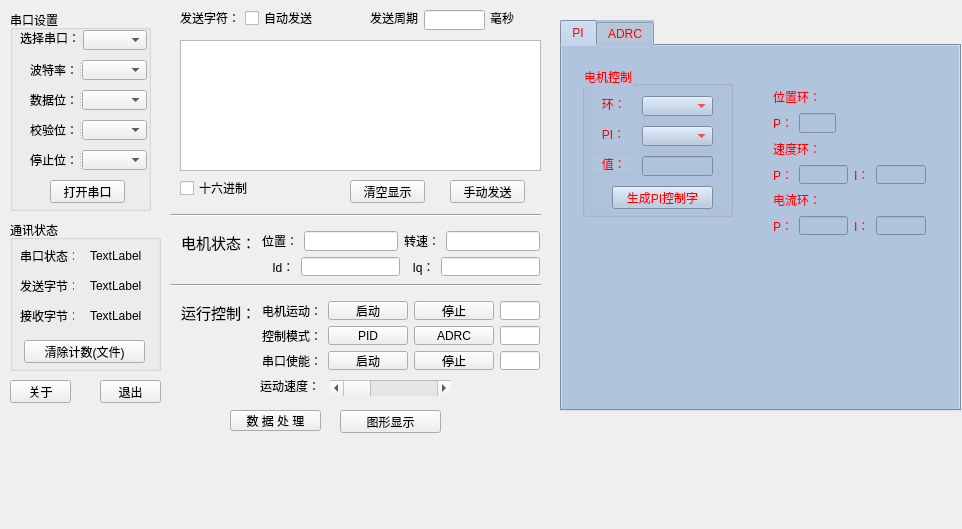
<?xml version="1.0" encoding="UTF-8"?>
<ui version="4.0">
 <class>MainWindow</class>
 <widget class="QMainWindow" name="MainWindow">
  <property name="geometry">
   <rect>
    <x>0</x>
    <y>0</y>
    <width>962</width>
    <height>529</height>
   </rect>
  </property>
  <property name="windowTitle">
   <string>同济大学电机调试</string>
  </property>
  <property name="windowIcon">
   <iconset>
    <normalon>:/files/image/19.ICO</normalon>
   </iconset>
  </property>
  <property name="autoFillBackground">
   <bool>true</bool>
  </property>
  <property name="toolButtonStyle">
   <enum>Qt::ToolButtonIconOnly</enum>
  </property>
  <property name="animated">
   <bool>true</bool>
  </property>
  <property name="dockOptions">
   <set>QMainWindow::AllowTabbedDocks|QMainWindow::AnimatedDocks</set>
  </property>
  <widget class="QWidget" name="centralWidget">
   <widget class="QTextEdit" name="edtSendText">
    <property name="geometry">
     <rect>
      <x>180</x>
      <y>40</y>
      <width>361</width>
      <height>131</height>
     </rect>
    </property>
   </widget>
   <widget class="QGroupBox" name="groupBox">
    <property name="geometry">
     <rect>
      <x>10</x>
      <y>10</y>
      <width>141</width>
      <height>201</height>
     </rect>
    </property>
    <property name="title">
     <string>串口设置</string>
    </property>
    <widget class="QPushButton" name="butOpenSerialPort">
     <property name="geometry">
      <rect>
       <x>40</x>
       <y>170</y>
       <width>75</width>
       <height>23</height>
      </rect>
     </property>
     <property name="text">
      <string>打开串口</string>
     </property>
    </widget>
    <widget class="QLabel" name="label">
     <property name="geometry">
      <rect>
       <x>10</x>
       <y>20</y>
       <width>60</width>
       <height>16</height>
      </rect>
     </property>
     <property name="text">
      <string>选择串口：</string>
     </property>
    </widget>
    <widget class="QComboBox" name="cmbSerialPortName">
     <property name="geometry">
      <rect>
       <x>73</x>
       <y>20</y>
       <width>64</width>
       <height>20</height>
      </rect>
     </property>
    </widget>
    <widget class="QSplitter" name="splitter_2">
     <property name="geometry">
      <rect>
       <x>20</x>
       <y>50</y>
       <width>117</width>
       <height>20</height>
      </rect>
     </property>
     <property name="orientation">
      <enum>Qt::Horizontal</enum>
     </property>
     <widget class="QLabel" name="label_2">
      <property name="text">
       <string>波特率：</string>
      </property>
      <property name="alignment">
       <set>Qt::AlignRight|Qt::AlignTrailing|Qt::AlignVCenter</set>
      </property>
     </widget>
     <widget class="QComboBox" name="cmbBaudRate"/>
    </widget>
    <widget class="QSplitter" name="splitter_3">
     <property name="geometry">
      <rect>
       <x>20</x>
       <y>80</y>
       <width>117</width>
       <height>20</height>
      </rect>
     </property>
     <property name="orientation">
      <enum>Qt::Horizontal</enum>
     </property>
     <widget class="QLabel" name="label_3">
      <property name="text">
       <string>数据位：</string>
      </property>
      <property name="alignment">
       <set>Qt::AlignRight|Qt::AlignTrailing|Qt::AlignVCenter</set>
      </property>
     </widget>
     <widget class="QComboBox" name="cmbDatabit"/>
    </widget>
    <widget class="QSplitter" name="splitter_4">
     <property name="geometry">
      <rect>
       <x>20</x>
       <y>110</y>
       <width>117</width>
       <height>20</height>
      </rect>
     </property>
     <property name="orientation">
      <enum>Qt::Horizontal</enum>
     </property>
     <widget class="QLabel" name="label_4">
      <property name="text">
       <string>校验位：</string>
      </property>
      <property name="alignment">
       <set>Qt::AlignRight|Qt::AlignTrailing|Qt::AlignVCenter</set>
      </property>
     </widget>
     <widget class="QComboBox" name="cmbVeritybit"/>
    </widget>
    <widget class="QSplitter" name="splitter_5">
     <property name="geometry">
      <rect>
       <x>20</x>
       <y>140</y>
       <width>117</width>
       <height>20</height>
      </rect>
     </property>
     <property name="orientation">
      <enum>Qt::Horizontal</enum>
     </property>
     <widget class="QLabel" name="label_5">
      <property name="text">
       <string>停止位：</string>
      </property>
      <property name="alignment">
       <set>Qt::AlignRight|Qt::AlignTrailing|Qt::AlignVCenter</set>
      </property>
     </widget>
     <widget class="QComboBox" name="cmbStopbit"/>
    </widget>
   </widget>
   <widget class="QGroupBox" name="groupBox_2">
    <property name="geometry">
     <rect>
      <x>10</x>
      <y>220</y>
      <width>151</width>
      <height>151</height>
     </rect>
    </property>
    <property name="title">
     <string>通讯状态</string>
    </property>
    <widget class="QLabel" name="label_10">
     <property name="geometry">
      <rect>
       <x>10</x>
       <y>30</y>
       <width>54</width>
       <height>12</height>
      </rect>
     </property>
     <property name="text">
      <string>串口状态：</string>
     </property>
    </widget>
    <widget class="QLabel" name="label_11">
     <property name="geometry">
      <rect>
       <x>10</x>
       <y>60</y>
       <width>54</width>
       <height>12</height>
      </rect>
     </property>
     <property name="text">
      <string>发送字节：</string>
     </property>
    </widget>
    <widget class="QLabel" name="label_12">
     <property name="geometry">
      <rect>
       <x>10</x>
       <y>90</y>
       <width>54</width>
       <height>12</height>
      </rect>
     </property>
     <property name="text">
      <string>接收字节：</string>
     </property>
    </widget>
    <widget class="QLabel" name="lblSerialPortStatus">
     <property name="geometry">
      <rect>
       <x>80</x>
       <y>30</y>
       <width>54</width>
       <height>12</height>
      </rect>
     </property>
     <property name="text">
      <string>TextLabel</string>
     </property>
    </widget>
    <widget class="QLabel" name="lblSendNum">
     <property name="geometry">
      <rect>
       <x>80</x>
       <y>60</y>
       <width>54</width>
       <height>12</height>
      </rect>
     </property>
     <property name="text">
      <string>TextLabel</string>
     </property>
    </widget>
    <widget class="QLabel" name="lblReceiveNum">
     <property name="geometry">
      <rect>
       <x>80</x>
       <y>90</y>
       <width>54</width>
       <height>12</height>
      </rect>
     </property>
     <property name="text">
      <string>TextLabel</string>
     </property>
    </widget>
    <widget class="QPushButton" name="butClearNum">
     <property name="geometry">
      <rect>
       <x>14</x>
       <y>120</y>
       <width>121</width>
       <height>23</height>
      </rect>
     </property>
     <property name="text">
      <string>清除计数(文件)</string>
     </property>
    </widget>
   </widget>
   <widget class="QLabel" name="label_6">
    <property name="geometry">
     <rect>
      <x>180</x>
      <y>10</y>
      <width>60</width>
      <height>16</height>
     </rect>
    </property>
    <property name="text">
     <string>发送字符：</string>
    </property>
   </widget>
   <widget class="QLabel" name="label_7">
    <property name="geometry">
     <rect>
      <x>370</x>
      <y>10</y>
      <width>48</width>
      <height>16</height>
     </rect>
    </property>
    <property name="text">
     <string>发送周期</string>
    </property>
   </widget>
   <widget class="QLabel" name="label_8">
    <property name="geometry">
     <rect>
      <x>490</x>
      <y>10</y>
      <width>24</width>
      <height>16</height>
     </rect>
    </property>
    <property name="text">
     <string>毫秒</string>
    </property>
   </widget>
   <widget class="QLineEdit" name="edtSendCycle">
    <property name="enabled">
     <bool>true</bool>
    </property>
    <property name="geometry">
     <rect>
      <x>424</x>
      <y>10</y>
      <width>61</width>
      <height>20</height>
     </rect>
    </property>
    <property name="text">
     <string comment="可输入1~100000的整数"/>
    </property>
    <property name="alignment">
     <set>Qt::AlignCenter</set>
    </property>
   </widget>
   <widget class="QCheckBox" name="chkAutoSend">
    <property name="geometry">
     <rect>
      <x>245</x>
      <y>10</y>
      <width>71</width>
      <height>16</height>
     </rect>
    </property>
    <property name="text">
     <string>自动发送</string>
    </property>
   </widget>
   <widget class="QPushButton" name="butClearSendText">
    <property name="geometry">
     <rect>
      <x>350</x>
      <y>180</y>
      <width>75</width>
      <height>23</height>
     </rect>
    </property>
    <property name="text">
     <string>清空显示</string>
    </property>
   </widget>
   <widget class="QPushButton" name="butSendData">
    <property name="geometry">
     <rect>
      <x>450</x>
      <y>180</y>
      <width>75</width>
      <height>23</height>
     </rect>
    </property>
    <property name="text">
     <string>手动发送</string>
    </property>
   </widget>
   <widget class="QCheckBox" name="chkSendHex">
    <property name="geometry">
     <rect>
      <x>180</x>
      <y>180</y>
      <width>71</width>
      <height>16</height>
     </rect>
    </property>
    <property name="text">
     <string>十六进制</string>
    </property>
   </widget>
   <widget class="Line" name="line1">
    <property name="geometry">
     <rect>
      <x>170</x>
      <y>200</y>
      <width>371</width>
      <height>31</height>
     </rect>
    </property>
    <property name="orientation">
     <enum>Qt::Horizontal</enum>
    </property>
   </widget>
   <widget class="QPushButton" name="butAbout">
    <property name="geometry">
     <rect>
      <x>10</x>
      <y>380</y>
      <width>61</width>
      <height>23</height>
     </rect>
    </property>
    <property name="text">
     <string>关于</string>
    </property>
   </widget>
   <widget class="QPushButton" name="butExit">
    <property name="geometry">
     <rect>
      <x>100</x>
      <y>380</y>
      <width>61</width>
      <height>23</height>
     </rect>
    </property>
    <property name="text">
     <string>退出</string>
    </property>
   </widget>
   <widget class="QPushButton" name="butDataresolve">
    <property name="geometry">
     <rect>
      <x>230</x>
      <y>410</y>
      <width>91</width>
      <height>21</height>
     </rect>
    </property>
    <property name="text">
     <string>数 据 处 理</string>
    </property>
   </widget>
   <widget class="QPushButton" name="butDatashow">
    <property name="geometry">
     <rect>
      <x>340</x>
      <y>410</y>
      <width>101</width>
      <height>23</height>
     </rect>
    </property>
    <property name="text">
     <string>图形显示</string>
    </property>
   </widget>
   <widget class="QTabWidget" name="tabWidget">
    <property name="geometry">
     <rect>
      <x>560</x>
      <y>20</y>
      <width>401</width>
      <height>391</height>
     </rect>
    </property>
    <property name="autoFillBackground">
     <bool>false</bool>
    </property>
    <property name="styleSheet">
     <string notr="true">background-color:rgb(176,196,222);
color:red;

</string>
    </property>
    <property name="tabPosition">
     <enum>QTabWidget::North</enum>
    </property>
    <property name="currentIndex">
     <number>0</number>
    </property>
    <property name="movable">
     <bool>true</bool>
    </property>
    <widget class="QWidget" name="tab">
     <attribute name="title">
      <string>PI</string>
     </attribute>
     <widget class="QGroupBox" name="groupBox_3">
      <property name="geometry">
       <rect>
        <x>20</x>
        <y>20</y>
        <width>151</width>
        <height>151</height>
       </rect>
      </property>
      <property name="title">
       <string>电机控制</string>
      </property>
      <widget class="QComboBox" name="cmbCircle">
       <property name="geometry">
        <rect>
         <x>60</x>
         <y>30</y>
         <width>71</width>
         <height>20</height>
        </rect>
       </property>
      </widget>
      <widget class="QComboBox" name="cmbPI">
       <property name="geometry">
        <rect>
         <x>60</x>
         <y>60</y>
         <width>71</width>
         <height>20</height>
        </rect>
       </property>
      </widget>
      <widget class="QLineEdit" name="edtNum">
       <property name="geometry">
        <rect>
         <x>60</x>
         <y>90</y>
         <width>71</width>
         <height>20</height>
        </rect>
       </property>
       <property name="text">
        <string/>
       </property>
      </widget>
      <widget class="QLabel" name="label_15">
       <property name="geometry">
        <rect>
         <x>10</x>
         <y>30</y>
         <width>41</width>
         <height>16</height>
        </rect>
       </property>
       <property name="text">
        <string>   环：</string>
       </property>
      </widget>
      <widget class="QLabel" name="label_13">
       <property name="geometry">
        <rect>
         <x>10</x>
         <y>60</y>
         <width>41</width>
         <height>16</height>
        </rect>
       </property>
       <property name="text">
        <string>   PI：</string>
       </property>
      </widget>
      <widget class="QLabel" name="label_14">
       <property name="geometry">
        <rect>
         <x>10</x>
         <y>90</y>
         <width>41</width>
         <height>16</height>
        </rect>
       </property>
       <property name="text">
        <string>   值：</string>
       </property>
      </widget>
      <widget class="QPushButton" name="butControl">
       <property name="geometry">
        <rect>
         <x>30</x>
         <y>120</y>
         <width>101</width>
         <height>23</height>
        </rect>
       </property>
       <property name="text">
        <string>生成PI控制字</string>
       </property>
      </widget>
     </widget>
     <widget class="QWidget" name="layoutWidget">
      <property name="geometry">
       <rect>
        <x>200</x>
        <y>30</y>
        <width>175</width>
        <height>170</height>
       </rect>
      </property>
      <layout class="QVBoxLayout" name="verticalLayout_8">
       <item>
        <layout class="QVBoxLayout" name="verticalLayout_5">
         <item>
          <layout class="QHBoxLayout" name="horizontalLayout_8">
           <item>
            <widget class="QLabel" name="label_40">
             <property name="text">
              <string>位置环：</string>
             </property>
            </widget>
           </item>
           <item>
            <spacer name="horizontalSpacer">
             <property name="orientation">
              <enum>Qt::Horizontal</enum>
             </property>
             <property name="sizeHint" stdset="0">
              <size>
               <width>40</width>
               <height>20</height>
              </size>
             </property>
            </spacer>
           </item>
          </layout>
         </item>
         <item>
          <layout class="QHBoxLayout" name="horizontalLayout_9">
           <item>
            <widget class="QLabel" name="label_41">
             <property name="text">
              <string>P：</string>
             </property>
            </widget>
           </item>
           <item>
            <widget class="QLineEdit" name="edtShowPp"/>
           </item>
           <item>
            <spacer name="horizontalSpacer_4">
             <property name="orientation">
              <enum>Qt::Horizontal</enum>
             </property>
             <property name="sizeType">
              <enum>QSizePolicy::Minimum</enum>
             </property>
             <property name="sizeHint" stdset="0">
              <size>
               <width>90</width>
               <height>17</height>
              </size>
             </property>
            </spacer>
           </item>
          </layout>
         </item>
        </layout>
       </item>
       <item>
        <layout class="QVBoxLayout" name="verticalLayout_6">
         <item>
          <layout class="QHBoxLayout" name="horizontalLayout_10">
           <item>
            <widget class="QLabel" name="label_42">
             <property name="text">
              <string>速度环：</string>
             </property>
            </widget>
           </item>
           <item>
            <spacer name="horizontalSpacer_2">
             <property name="orientation">
              <enum>Qt::Horizontal</enum>
             </property>
             <property name="sizeHint" stdset="0">
              <size>
               <width>40</width>
               <height>20</height>
              </size>
             </property>
            </spacer>
           </item>
          </layout>
         </item>
         <item>
          <layout class="QHBoxLayout" name="horizontalLayout_11">
           <item>
            <widget class="QLabel" name="label_43">
             <property name="text">
              <string>P：</string>
             </property>
            </widget>
           </item>
           <item>
            <widget class="QLineEdit" name="edtShowVp"/>
           </item>
           <item>
            <widget class="QLabel" name="label_46">
             <property name="text">
              <string>I：</string>
             </property>
            </widget>
           </item>
           <item>
            <widget class="QLineEdit" name="edtShowVi"/>
           </item>
          </layout>
         </item>
        </layout>
       </item>
       <item>
        <layout class="QVBoxLayout" name="verticalLayout_7">
         <item>
          <layout class="QHBoxLayout" name="horizontalLayout_12">
           <item>
            <widget class="QLabel" name="label_44">
             <property name="text">
              <string>电流环：</string>
             </property>
            </widget>
           </item>
           <item>
            <spacer name="horizontalSpacer_3">
             <property name="orientation">
              <enum>Qt::Horizontal</enum>
             </property>
             <property name="sizeHint" stdset="0">
              <size>
               <width>40</width>
               <height>20</height>
              </size>
             </property>
            </spacer>
           </item>
          </layout>
         </item>
         <item>
          <layout class="QHBoxLayout" name="horizontalLayout_13">
           <item>
            <widget class="QLabel" name="label_45">
             <property name="text">
              <string>P：</string>
             </property>
            </widget>
           </item>
           <item>
            <widget class="QLineEdit" name="edtShowIp"/>
           </item>
           <item>
            <widget class="QLabel" name="label_47">
             <property name="text">
              <string>I：</string>
             </property>
            </widget>
           </item>
           <item>
            <widget class="QLineEdit" name="edtShowIi"/>
           </item>
          </layout>
         </item>
        </layout>
       </item>
      </layout>
     </widget>
    </widget>
    <widget class="QWidget" name="tab_2">
     <attribute name="title">
      <string>ADRC</string>
     </attribute>
     <widget class="QGroupBox" name="groupBox_5">
      <property name="geometry">
       <rect>
        <x>200</x>
        <y>10</y>
        <width>201</width>
        <height>211</height>
       </rect>
      </property>
      <property name="title">
       <string>ESO</string>
      </property>
      <widget class="QLabel" name="label_24">
       <property name="geometry">
        <rect>
         <x>10</x>
         <y>20</y>
         <width>61</width>
         <height>16</height>
        </rect>
       </property>
       <property name="text">
        <string>ESO_alfa1：</string>
       </property>
      </widget>
      <widget class="QLabel" name="label_25">
       <property name="geometry">
        <rect>
         <x>10</x>
         <y>50</y>
         <width>61</width>
         <height>16</height>
        </rect>
       </property>
       <property name="text">
        <string>ESO_alfa2：</string>
       </property>
      </widget>
      <widget class="QLabel" name="label_26">
       <property name="geometry">
        <rect>
         <x>10</x>
         <y>80</y>
         <width>61</width>
         <height>16</height>
        </rect>
       </property>
       <property name="text">
        <string>ESO_alfa3：</string>
       </property>
      </widget>
      <widget class="QLabel" name="label_27">
       <property name="geometry">
        <rect>
         <x>10</x>
         <y>110</y>
         <width>61</width>
         <height>16</height>
        </rect>
       </property>
       <property name="text">
        <string>ESO_beta1：</string>
       </property>
      </widget>
      <widget class="QLabel" name="label_28">
       <property name="geometry">
        <rect>
         <x>10</x>
         <y>140</y>
         <width>61</width>
         <height>16</height>
        </rect>
       </property>
       <property name="text">
        <string>ESO_beta2：</string>
       </property>
      </widget>
      <widget class="QLabel" name="label_29">
       <property name="geometry">
        <rect>
         <x>10</x>
         <y>170</y>
         <width>61</width>
         <height>16</height>
        </rect>
       </property>
       <property name="text">
        <string>ESO_beta3：</string>
       </property>
      </widget>
      <widget class="QLineEdit" name="edtEsoalf1">
       <property name="geometry">
        <rect>
         <x>80</x>
         <y>20</y>
         <width>91</width>
         <height>20</height>
        </rect>
       </property>
      </widget>
      <widget class="QLineEdit" name="edtEsoalf2">
       <property name="geometry">
        <rect>
         <x>80</x>
         <y>50</y>
         <width>91</width>
         <height>20</height>
        </rect>
       </property>
      </widget>
      <widget class="QLineEdit" name="edtEsoalf3">
       <property name="geometry">
        <rect>
         <x>80</x>
         <y>80</y>
         <width>91</width>
         <height>20</height>
        </rect>
       </property>
      </widget>
      <widget class="QLineEdit" name="edtEsobeta1">
       <property name="geometry">
        <rect>
         <x>80</x>
         <y>110</y>
         <width>91</width>
         <height>20</height>
        </rect>
       </property>
      </widget>
      <widget class="QLineEdit" name="edtEsobeta2">
       <property name="geometry">
        <rect>
         <x>80</x>
         <y>140</y>
         <width>91</width>
         <height>20</height>
        </rect>
       </property>
      </widget>
      <widget class="QLineEdit" name="edtEsobeta3">
       <property name="geometry">
        <rect>
         <x>80</x>
         <y>170</y>
         <width>91</width>
         <height>20</height>
        </rect>
       </property>
      </widget>
     </widget>
     <widget class="QGroupBox" name="groupBox_4">
      <property name="geometry">
       <rect>
        <x>0</x>
        <y>10</y>
        <width>201</width>
        <height>211</height>
       </rect>
      </property>
      <property name="title">
       <string>自抗扰</string>
      </property>
      <widget class="QLabel" name="label_16">
       <property name="geometry">
        <rect>
         <x>10</x>
         <y>20</y>
         <width>61</width>
         <height>16</height>
        </rect>
       </property>
       <property name="text">
        <string>时间尺度r：</string>
       </property>
      </widget>
      <widget class="QLabel" name="label_17">
       <property name="geometry">
        <rect>
         <x>10</x>
         <y>50</y>
         <width>61</width>
         <height>16</height>
        </rect>
       </property>
       <property name="text">
        <string>时间常数T：</string>
       </property>
      </widget>
      <widget class="QLabel" name="label_18">
       <property name="geometry">
        <rect>
         <x>10</x>
         <y>80</y>
         <width>61</width>
         <height>16</height>
        </rect>
       </property>
       <property name="text">
        <string>步长h：</string>
       </property>
      </widget>
      <widget class="QLabel" name="label_19">
       <property name="geometry">
        <rect>
         <x>10</x>
         <y>110</y>
         <width>61</width>
         <height>16</height>
        </rect>
       </property>
       <property name="text">
        <string>线性区间d：</string>
       </property>
      </widget>
      <widget class="QLabel" name="label_20">
       <property name="geometry">
        <rect>
         <x>10</x>
         <y>140</y>
         <width>61</width>
         <height>16</height>
        </rect>
       </property>
       <property name="text">
        <string>增益b：</string>
       </property>
      </widget>
      <widget class="QLineEdit" name="edtR">
       <property name="geometry">
        <rect>
         <x>80</x>
         <y>20</y>
         <width>91</width>
         <height>20</height>
        </rect>
       </property>
      </widget>
      <widget class="QLineEdit" name="edtT">
       <property name="geometry">
        <rect>
         <x>80</x>
         <y>50</y>
         <width>91</width>
         <height>20</height>
        </rect>
       </property>
      </widget>
      <widget class="QLineEdit" name="edtH">
       <property name="geometry">
        <rect>
         <x>80</x>
         <y>80</y>
         <width>91</width>
         <height>20</height>
        </rect>
       </property>
      </widget>
      <widget class="QLineEdit" name="edtD">
       <property name="geometry">
        <rect>
         <x>80</x>
         <y>110</y>
         <width>91</width>
         <height>20</height>
        </rect>
       </property>
      </widget>
      <widget class="QLineEdit" name="edtB">
       <property name="geometry">
        <rect>
         <x>80</x>
         <y>140</y>
         <width>91</width>
         <height>20</height>
        </rect>
       </property>
      </widget>
      <widget class="QPushButton" name="butADRCcontrol">
       <property name="geometry">
        <rect>
         <x>50</x>
         <y>180</y>
         <width>111</width>
         <height>23</height>
        </rect>
       </property>
       <property name="text">
        <string>发送自抗扰控制字</string>
       </property>
      </widget>
     </widget>
     <widget class="QGroupBox" name="groupBox_6">
      <property name="geometry">
       <rect>
        <x>0</x>
        <y>230</y>
        <width>201</width>
        <height>131</height>
       </rect>
      </property>
      <property name="title">
       <string>NLSEF</string>
      </property>
      <widget class="QLabel" name="label_30">
       <property name="geometry">
        <rect>
         <x>10</x>
         <y>20</y>
         <width>71</width>
         <height>16</height>
        </rect>
       </property>
       <property name="text">
        <string>NLSEF_alfa1</string>
       </property>
      </widget>
      <widget class="QLabel" name="label_31">
       <property name="geometry">
        <rect>
         <x>10</x>
         <y>50</y>
         <width>71</width>
         <height>16</height>
        </rect>
       </property>
       <property name="text">
        <string>NLSEF_alfa2</string>
       </property>
      </widget>
      <widget class="QLabel" name="label_32">
       <property name="geometry">
        <rect>
         <x>10</x>
         <y>80</y>
         <width>71</width>
         <height>16</height>
        </rect>
       </property>
       <property name="text">
        <string>NLSEF_beta1</string>
       </property>
      </widget>
      <widget class="QLabel" name="label_33">
       <property name="geometry">
        <rect>
         <x>10</x>
         <y>110</y>
         <width>71</width>
         <height>16</height>
        </rect>
       </property>
       <property name="text">
        <string>NLSEF_beta2</string>
       </property>
      </widget>
      <widget class="QLineEdit" name="edtNLSEF_alfa1">
       <property name="geometry">
        <rect>
         <x>90</x>
         <y>20</y>
         <width>91</width>
         <height>20</height>
        </rect>
       </property>
      </widget>
      <widget class="QLineEdit" name="edtNLSEF_alfa2">
       <property name="geometry">
        <rect>
         <x>90</x>
         <y>50</y>
         <width>91</width>
         <height>20</height>
        </rect>
       </property>
      </widget>
      <widget class="QLineEdit" name="edtNLSEF_beta1">
       <property name="geometry">
        <rect>
         <x>90</x>
         <y>80</y>
         <width>91</width>
         <height>20</height>
        </rect>
       </property>
      </widget>
      <widget class="QLineEdit" name="edtNLSEF_beta2">
       <property name="geometry">
        <rect>
         <x>90</x>
         <y>110</y>
         <width>91</width>
         <height>20</height>
        </rect>
       </property>
      </widget>
     </widget>
    </widget>
   </widget>
   <widget class="QLabel" name="label_23">
    <property name="geometry">
     <rect>
      <x>260</x>
      <y>370</y>
      <width>61</width>
      <height>31</height>
     </rect>
    </property>
    <property name="text">
     <string>运动速度：</string>
    </property>
   </widget>
   <widget class="QScrollBar" name="horizontalScrollBar">
    <property name="geometry">
     <rect>
      <x>330</x>
      <y>380</y>
      <width>121</width>
      <height>16</height>
     </rect>
    </property>
    <property name="orientation">
     <enum>Qt::Horizontal</enum>
    </property>
   </widget>
   <widget class="Line" name="line1_2">
    <property name="geometry">
     <rect>
      <x>170</x>
      <y>270</y>
      <width>371</width>
      <height>31</height>
     </rect>
    </property>
    <property name="orientation">
     <enum>Qt::Horizontal</enum>
    </property>
   </widget>
   <widget class="QWidget" name="layoutWidget">
    <property name="geometry">
     <rect>
      <x>170</x>
      <y>290</y>
      <width>381</width>
      <height>91</height>
     </rect>
    </property>
    <layout class="QHBoxLayout" name="horizontalLayout_6">
     <item>
      <layout class="QVBoxLayout" name="verticalLayout_2">
       <item>
        <widget class="QLabel" name="label_39">
         <property name="text">
          <string>&lt;html&gt;&lt;head/&gt;&lt;body&gt;&lt;p&gt;&lt;span style=&quot; font-size:11pt;&quot;&gt;运行控制：&lt;/span&gt;&lt;/p&gt;&lt;/body&gt;&lt;/html&gt;</string>
         </property>
        </widget>
       </item>
       <item>
        <spacer name="verticalSpacer">
         <property name="orientation">
          <enum>Qt::Vertical</enum>
         </property>
         <property name="sizeType">
          <enum>QSizePolicy::Minimum</enum>
         </property>
         <property name="sizeHint" stdset="0">
          <size>
           <width>20</width>
           <height>55</height>
          </size>
         </property>
        </spacer>
       </item>
      </layout>
     </item>
     <item>
      <layout class="QVBoxLayout" name="verticalLayout">
       <item>
        <layout class="QHBoxLayout" name="horizontalLayout">
         <item>
          <widget class="QLabel" name="label_34">
           <property name="text">
            <string>电机运动：</string>
           </property>
          </widget>
         </item>
         <item>
          <widget class="QPushButton" name="butMoveOn">
           <property name="text">
            <string>启动</string>
           </property>
          </widget>
         </item>
         <item>
          <widget class="QPushButton" name="butMoveClose">
           <property name="text">
            <string>停止</string>
           </property>
          </widget>
         </item>
         <item>
          <widget class="QLineEdit" name="edtShowMove"/>
         </item>
        </layout>
       </item>
       <item>
        <layout class="QHBoxLayout" name="horizontalLayout_2">
         <item>
          <widget class="QLabel" name="label_22">
           <property name="text">
            <string>控制模式：</string>
           </property>
          </widget>
         </item>
         <item>
          <widget class="QPushButton" name="butPID">
           <property name="text">
            <string>PID</string>
           </property>
          </widget>
         </item>
         <item>
          <widget class="QPushButton" name="butADRC">
           <property name="text">
            <string>ADRC</string>
           </property>
          </widget>
         </item>
         <item>
          <widget class="QLineEdit" name="edtShowcontrol"/>
         </item>
        </layout>
       </item>
       <item>
        <layout class="QHBoxLayout" name="horizontalLayout_3">
         <item>
          <widget class="QLabel" name="label_21">
           <property name="text">
            <string>串口使能：</string>
           </property>
          </widget>
         </item>
         <item>
          <widget class="QPushButton" name="butSeriOn">
           <property name="text">
            <string>启动</string>
           </property>
          </widget>
         </item>
         <item>
          <widget class="QPushButton" name="butSeriClose">
           <property name="text">
            <string>停止</string>
           </property>
          </widget>
         </item>
         <item>
          <widget class="QLineEdit" name="edtShowseri"/>
         </item>
        </layout>
       </item>
      </layout>
     </item>
    </layout>
   </widget>
   <widget class="QWidget" name="layoutWidget">
    <property name="geometry">
     <rect>
      <x>170</x>
      <y>220</y>
      <width>381</width>
      <height>67</height>
     </rect>
    </property>
    <layout class="QHBoxLayout" name="horizontalLayout_7">
     <item>
      <layout class="QVBoxLayout" name="verticalLayout_3">
       <item>
        <widget class="QLabel" name="label_9">
         <property name="sizePolicy">
          <sizepolicy hsizetype="Minimum" vsizetype="Preferred">
           <horstretch>0</horstretch>
           <verstretch>0</verstretch>
          </sizepolicy>
         </property>
         <property name="text">
          <string>&lt;html&gt;&lt;head/&gt;&lt;body&gt;&lt;p&gt;&lt;span style=&quot; font-size:11pt;&quot;&gt;电机状态：&lt;/span&gt;&lt;/p&gt;&lt;/body&gt;&lt;/html&gt;</string>
         </property>
        </widget>
       </item>
       <item>
        <spacer name="verticalSpacer_2">
         <property name="orientation">
          <enum>Qt::Vertical</enum>
         </property>
         <property name="sizeType">
          <enum>QSizePolicy::Minimum</enum>
         </property>
         <property name="sizeHint" stdset="0">
          <size>
           <width>20</width>
           <height>30</height>
          </size>
         </property>
        </spacer>
       </item>
      </layout>
     </item>
     <item>
      <layout class="QVBoxLayout" name="verticalLayout_4">
       <item>
        <layout class="QHBoxLayout" name="horizontalLayout_4">
         <item>
          <widget class="QLabel" name="label_36">
           <property name="text">
            <string>位置：</string>
           </property>
          </widget>
         </item>
         <item>
          <widget class="QLineEdit" name="edtShowWZ"/>
         </item>
         <item>
          <widget class="QLabel" name="label_35">
           <property name="text">
            <string>转速：</string>
           </property>
          </widget>
         </item>
         <item>
          <widget class="QLineEdit" name="edtShowSD"/>
         </item>
        </layout>
       </item>
       <item>
        <layout class="QHBoxLayout" name="horizontalLayout_5">
         <item>
          <spacer name="horizontalSpacer_5">
           <property name="orientation">
            <enum>Qt::Horizontal</enum>
           </property>
           <property name="sizeType">
            <enum>QSizePolicy::Minimum</enum>
           </property>
           <property name="sizeHint" stdset="0">
            <size>
             <width>7</width>
             <height>20</height>
            </size>
           </property>
          </spacer>
         </item>
         <item>
          <widget class="QLabel" name="label_37">
           <property name="text">
            <string> Id：</string>
           </property>
          </widget>
         </item>
         <item>
          <widget class="QLineEdit" name="edtShowId"/>
         </item>
         <item>
          <widget class="QLabel" name="label_38">
           <property name="text">
            <string>  Iq：</string>
           </property>
          </widget>
         </item>
         <item>
          <widget class="QLineEdit" name="edtShowIq"/>
         </item>
        </layout>
       </item>
      </layout>
     </item>
    </layout>
   </widget>
  </widget>
  <widget class="QMenuBar" name="menuBar">
   <property name="geometry">
    <rect>
     <x>0</x>
     <y>0</y>
     <width>962</width>
     <height>23</height>
    </rect>
   </property>
  </widget>
 </widget>
 <layoutdefault spacing="6" margin="11"/>
 <resources/>
 <connections/>
</ui>
